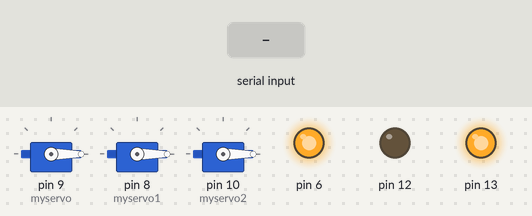
A sketch run on a simulated Arduino Uno, built with avr-gcc and run on an emulated ATmega328P. On the bench: 3 × servo, output pins drawn as LEDs (lit = HIGH). The test bench sets the inputs (shaded band). What the sketch prints to the serial monitor is not drawn.

Above: at 1.2 s.
1.3 s: "ON1" received over Serial
At 3.1 s:
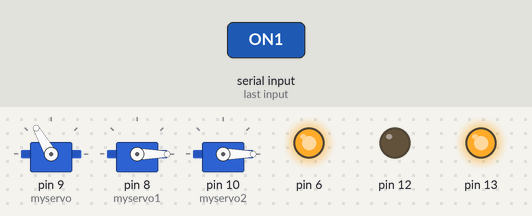
4.3 s: "ON2" received over Serial
At 5.9 s:
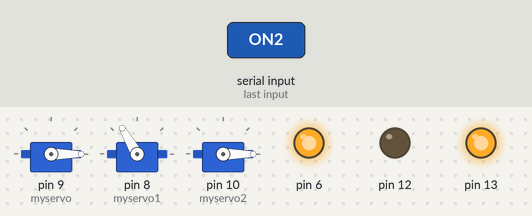
7.3 s: "ON3" received over Serial
At 9.1 s:
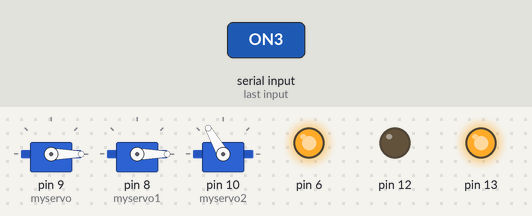
Timing chart, 0 to 10.8 s (numbered marks = the images above; inputs shaded):
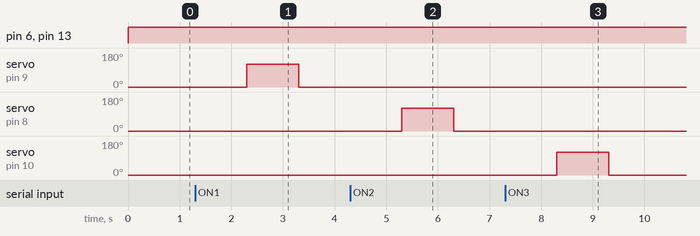

Measured:
- after the input at 1.3 s, servo on pin 9 (myservo): 0° → 120° after 1.0 s, → 0° 1.0 s later
- after the input at 4.3 s, servo on pin 8 (myservo1): 0° → 120° after 1.0 s, → 0° 1.0 s later
- after the input at 7.3 s, servo on pin 10 (myservo2): 0° → 120° after 1.0 s, → 0° 1.0 s later

The sketch:

logistic-system.ino
```cpp
#include <Servo.h>
Servo myservo;
Servo myservo1;
Servo myservo2;

String inByte;


int pos = 120;
int repos = 0;


void setup() {
  pinMode(12, OUTPUT);
  pinMode(13, OUTPUT);
  pinMode(6, OUTPUT);
  myservo.attach(9);
  myservo1.attach(8);
  myservo2.attach(10);
  myservo.write(repos);
  myservo1.write(repos);
  myservo2.write(repos);

  Serial.begin(9600);
}

void loop()
{        digitalWrite(12, LOW);
  digitalWrite(13, HIGH);
  digitalWrite(6,HIGH);

  if(Serial.available())
    {
    inByte = Serial.readString();
    Serial.print("Servo in position: " + inByte.substring(0,3));

    if(inByte.substring(0,3) == "ON1"){
      myservo.write(pos);
      delay(1000);
      myservo.write(repos);


    }
    if(inByte.substring(0,3) == "ON2"){
      myservo1.write(pos);
      delay(1000);
      myservo1.write(repos);


    }
    if(inByte.substring(0,3) == "ON3"){
      myservo2.write(pos);
      delay(1000);
      myservo2.write(repos);

    }
    }
}
```
